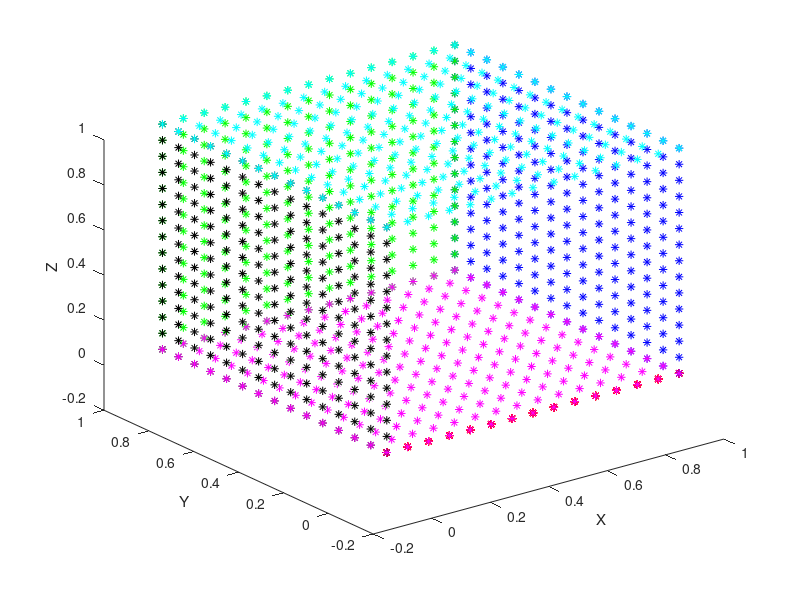

The MATLAB source for this figure:
clf;

M1 = dlmread('surf_1.txt', '\t');
M2 = dlmread('surf_2.txt', '\t');
M3 = dlmread('surf_3.txt', '\t');
M4 = dlmread('surf_4.txt', '\t');
M5 = dlmread('surf_5.txt', '\t');
M6 = dlmread('surf_6.txt', '\t');

hold on

plot3(M1(:,1), M1(:,2), M1(:,3), 'r*')
plot3(M2(:,1), M2(:,2), M2(:,3), 'b*')
plot3(M3(:,1), M3(:,2), M3(:,3), 'g*')
plot3(M4(:,1), M4(:,2), M4(:,3), 'k*')
plot3(M5(:,1), M5(:,2), M5(:,3), 'm*')
plot3(M6(:,1), M6(:,2), M6(:,3), 'c*')

xlabel('X')
ylabel('Y')
zlabel('Z')
view(3)
